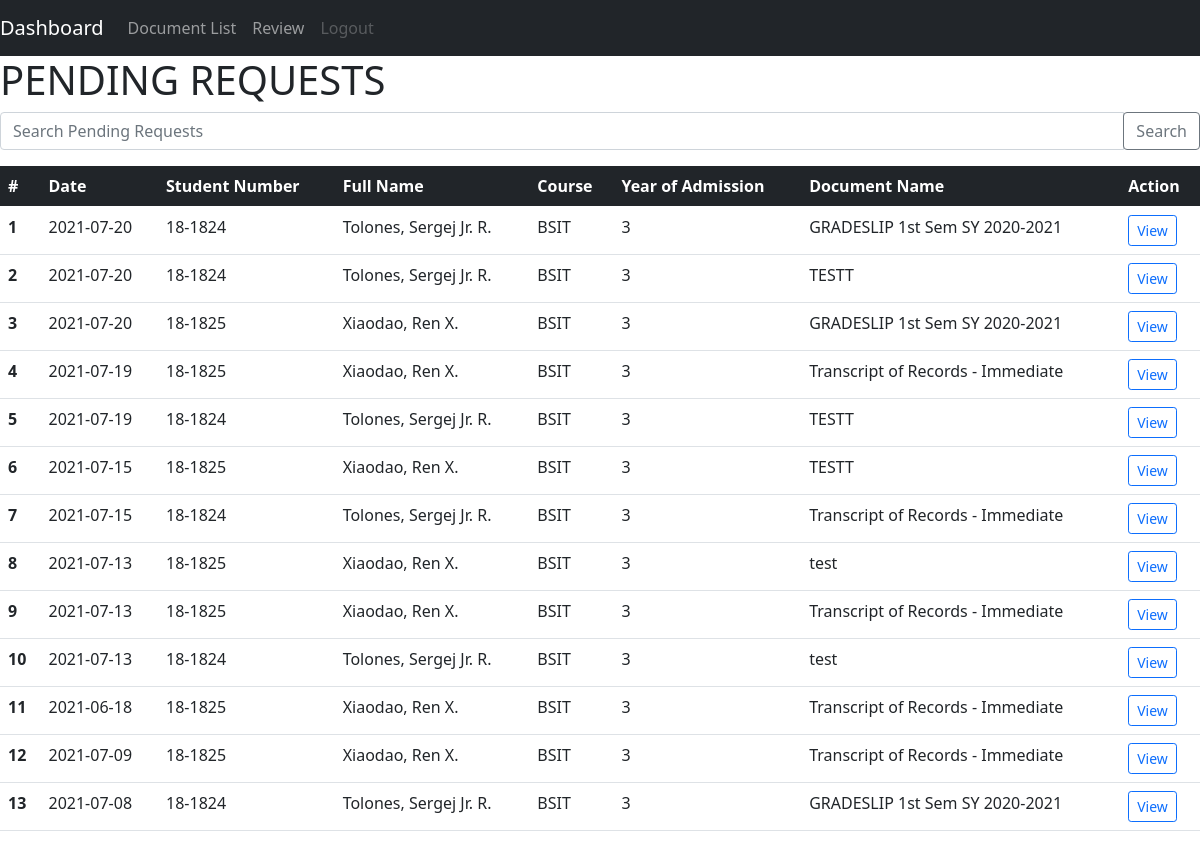
The page /optimized/public/registrar_view/pending_list.php on the database as committed earlier.
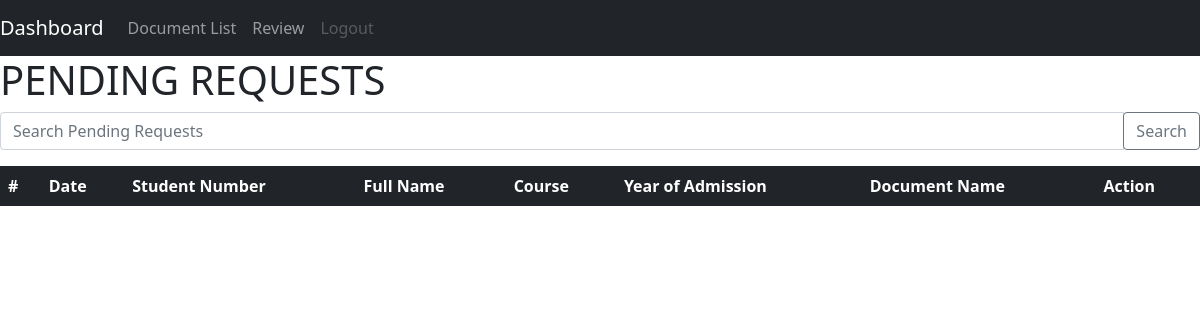
The same page on the database as committed later.
### tables this page shows
CREATE TABLE `document_request` (
  `request_number` int(12) NOT NULL,
  `student_number` varchar(10) NOT NULL,
  `document_id` int(10) NOT NULL,
  `request_date` date NOT NULL,
  `request_status` varchar(20) NOT NULL,
  `remarks` longtext DEFAULT NULL,
  `upfile` varchar(2048) DEFAULT NULL,
  `upfile_name` varchar(128) DEFAULT NULL
);

CREATE TABLE `student_info` (
  `student_number` varchar(10) NOT NULL,
  `last_name` varchar(50) NOT NULL,
  `first_name` varchar(50) NOT NULL,
  `middle_name` varchar(50) NOT NULL,
  `full_name` varchar(128) NOT NULL,
  `course` varchar(128) NOT NULL,
  `year_of_enrollment` varchar(16) NOT NULL,
  `email` varchar(128) NOT NULL
);

CREATE TABLE `documents` (
  `document_id` int(10) NOT NULL,
  `document_name` varchar(50) NOT NULL,
  `requirements` longtext NOT NULL
);

### optimized/resource/opt2/request_view_table.php (the view, shortened to what this page needs)
<table class="table">
  <thead class="table-dark">
    <tr>
      <th scope="col">#</th>
      <th scope="col">Date</th>
      <th scope="col">Student Number</th>
      <th scope="col">Full Name</th>
      <th scope="col">Course</th>
      <th scope="col">Year of Admission</th>
      <th scope="col">Document Name</th>
      <th scope="col">Action</th>
    </tr>
  </thead>
  <tbody>
  <?php foreach ($requests as $i => $request): ?>
      <tr>
        <th scope="row"><?php echo $i + 1 ?></th>
        <td><?php echo $request['request_date']?></td>
        <td><?php echo $request['student_number']?></td>
        <td><?php echo $request['full_name']?></td>
        <td><?php echo $request['course']?></td>
        <td><?php echo $request['year_of_enrollment']?></td>
        <td><?php echo $request['document_name']?></td>
        <td>
        <a href="view.php?request_number=<?php echo $request['request_number'] ?>"  class="btn btn-sm btn-outline-primary">View</a>
        </td>
      </tr>
    <?php endforeach ?>
  </tbody>
</table>

### optimized/resource/opt2/header.php (shortened to what this page needs)
<!doctype html>
<html lang="en">
  <head>
    <link rel="stylesheet" href="https://cdn.jsdelivr.net/npm/bootstrap@5.0.2/dist/css/bootstrap.min.css">
  </head>
  <body>

### optimized/resource/opt2/nav.php (shortened to what this page needs)
<nav class="navbar navbar-expand-lg navbar navbar-dark bg-dark">
  <a class="navbar-brand" href="../dashboard.php">Dashboard</a>
  <div class="collapse navbar-collapse" id="navbarSupportedContent">
    <ul class="navbar-nav mr-auto">
      <li class="nav-item active">
        <a class="nav-link" href="documents/documents.php">Document List</a>
      </li>
      <li class="nav-item">
        <a class="nav-link" href="review.php">Review</a>
      </li>
      <li class="nav-item">
        <a class="nav-link disabled" href="#">Logout</a>
      </li>
    </ul>
  </div>
</nav>

### optimized/public/registrar_view/pending_list.php (shortened to what this page needs)
<?php
    require_once "../../resource/opt2/database.php";
    include_once "../../resource/opt2/header.php";
    include_once "../../resource/opt2/nav.php";
$status = 'PENDING';
$search = $_GET['search'] ?? '';
if($search) {
  $statement = $pdo->prepare("SELECT document_request.request_number, document_request.request_date, student_info.student_number, student_info.full_name, student_info.course, student_info.year_of_enrollment, documents.document_name FROM document_request INNER JOIN student_info ON document_request.student_number = student_info.student_number JOIN documents ON document_request.document_id = documents.document_id WHERE document_request.request_status = :stat AND (student_info.student_number LIKE :student_number OR student_info.full_name LIKE :full_name OR documents.document_name LIKE :document_name) ORDER BY document_request.request_number DESC");
  $statement->bindValue(':stat', $status);
  $statement->bindValue(':document_name', "%$search%");
  $statement->bindValue(':student_number', "%$search%");
  $statement->bindValue(':full_name', "%$search%");
} else {
  $statement = $pdo->prepare("SELECT document_request.request_number, document_request.request_date, student_info.student_number, student_info.full_name, student_info.course, student_info.year_of_enrollment, documents.document_name FROM document_request INNER JOIN student_info ON document_request.student_number = student_info.student_number JOIN documents ON document_request.document_id = documents.document_id WHERE document_request.request_status = :stat ORDER BY document_request.request_number DESC");
}
$statement->bindValue(':stat', $status);
$statement->execute();
$requests = $statement->fetchAll(PDO::FETCH_ASSOC);
?>
<h1>PENDING REQUESTS</h1>
<form>
  <div class="input-group mb-3">
    <input type="text" class="form-control" placeholder="Search Pending Requests" name="search" value="<?php echo $search?>">
    <div class="input-group-append">
      <button class="btn btn-outline-secondary" type="submit">Search</button>
    </div>
</div>
<?php
  include_once "../../resource/opt2/request_view_table.php";
?>
  </body>
</html>

Rows that differ between the two databases and show on the page:
removed document_request: request_date "2021-07-20", student_info.student_number "18-1824", student_info.full_name "Tolones, Sergej Jr. R.", student_info.course "BSIT", student_info.year_of_enrollment "3", document.document_name "GRADESLIP 1st Sem SY 2020-2021"
removed document_request: request_date "2021-07-20", student_info.student_number "18-1824", student_info.full_name "Tolones, Sergej Jr. R.", student_info.course "BSIT", student_info.year_of_enrollment "3", document.document_name "TESTT"
removed document_request: request_date "2021-07-20", student_info.student_number "18-1825", student_info.full_name "Xiaodao, Ren X.", student_info.course "BSIT", student_info.year_of_enrollment "3", document.document_name "GRADESLIP 1st Sem SY 2020-2021"
removed document_request: request_date "2021-07-19", student_info.student_number "18-1825", student_info.full_name "Xiaodao, Ren X.", student_info.course "BSIT", student_info.year_of_enrollment "3", document.document_name "Transcript of Records - Immediate"
removed document_request: request_date "2021-07-19", student_info.student_number "18-1824", student_info.full_name "Tolones, Sergej Jr. R.", student_info.course "BSIT", student_info.year_of_enrollment "3", document.document_name "TESTT"
removed document_request: request_date "2021-07-15", student_info.student_number "18-1825", student_info.full_name "Xiaodao, Ren X.", student_info.course "BSIT", student_info.year_of_enrollment "3", document.document_name "TESTT"
removed document_request: request_date "2021-07-15", student_info.student_number "18-1824", student_info.full_name "Tolones, Sergej Jr. R.", student_info.course "BSIT", student_info.year_of_enrollment "3", document.document_name "Transcript of Records - Immediate"
removed document_request: request_date "2021-07-13", student_info.student_number "18-1825", student_info.full_name "Xiaodao, Ren X.", student_info.course "BSIT", student_info.year_of_enrollment "3", document.document_name "test"
removed document_request: request_date "2021-07-13", student_info.student_number "18-1825", student_info.full_name "Xiaodao, Ren X.", student_info.course "BSIT", student_info.year_of_enrollment "3", document.document_name "Transcript of Records - Immediate"
removed document_request: request_date "2021-07-13", student_info.student_number "18-1824", student_info.full_name "Tolones, Sergej Jr. R.", student_info.course "BSIT", student_info.year_of_enrollment "3", document.document_name "test"
removed document_request: request_date "2021-06-18", student_info.student_number "18-1825", student_info.full_name "Xiaodao, Ren X.", student_info.course "BSIT", student_info.year_of_enrollment "3", document.document_name "Transcript of Records - Immediate"
removed document_request: request_date "2021-07-09", student_info.student_number "18-1825", student_info.full_name "Xiaodao, Ren X.", student_info.course "BSIT", student_info.year_of_enrollment "3", document.document_name "Transcript of Records - Immediate"
removed document_request: request_date "2021-07-08", student_info.student_number "18-1824", student_info.full_name "Tolones, Sergej Jr. R.", student_info.course "BSIT", student_info.year_of_enrollment "3", document.document_name "GRADESLIP 1st Sem SY 2020-2021"
